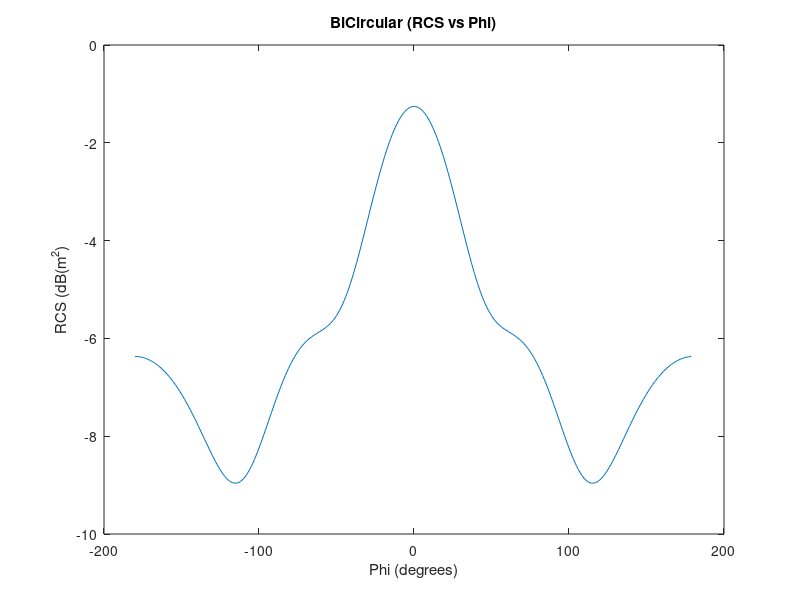

This chart was generated by the following MATLAB code:
% Loading the data from the txt file
data = load('BiCircularRCSvsPhi.txt');

% Extracting the x and y coordinates from data
x = data(:,2);
y = data(:,3);

% Creating a new figure
figure;

% Plotting the data
plot(x, y);

% Setting labels
xlabel('Phi (degrees)');
ylabel('RCS (dB(m^2)');

% Chart Title
title('BiCircular (RCS vs Phi)');